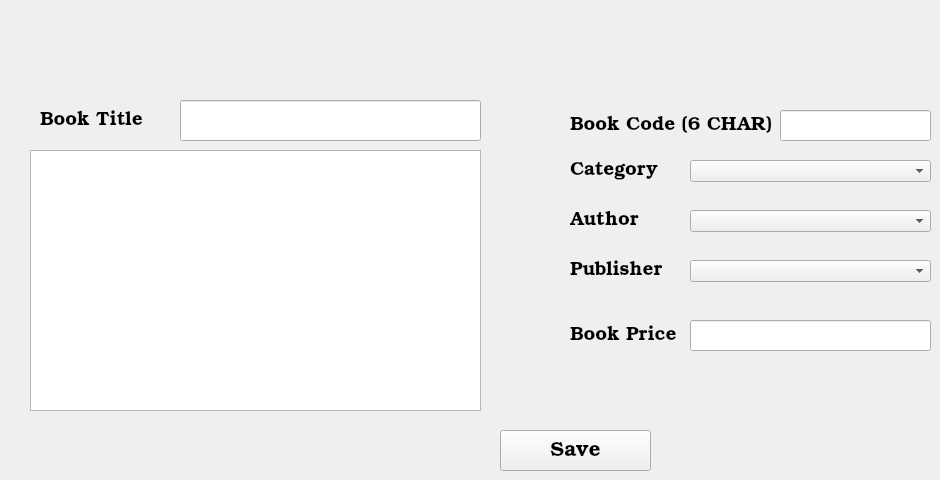
      <widget class="QWidget" name="tab_5">
       <attribute name="title">
        <string>Add Book</string>
       </attribute>
       <widget class="QLineEdit" name="lineEdit_3">
        <property name="geometry">
         <rect>
          <x>180</x>
          <y>100</y>
          <width>301</width>
          <height>41</height>
         </rect>
        </property>
       </widget>
       <widget class="QPushButton" name="pushButton_7">
        <property name="geometry">
         <rect>
          <x>500</x>
          <y>430</y>
          <width>151</width>
          <height>41</height>
         </rect>
        </property>
        <property name="font">
         <font>
          <family>URW Bookman</family>
          <pointsize>16</pointsize>
         </font>
        </property>
        <property name="text">
         <string>Save</string>
        </property>
       </widget>
       <widget class="QLabel" name="label_3">
        <property name="geometry">
         <rect>
          <x>40</x>
          <y>100</y>
          <width>121</width>
          <height>41</height>
         </rect>
        </property>
        <property name="font">
         <font>
          <family>URW Bookman</family>
          <pointsize>14</pointsize>
         </font>
        </property>
        <property name="text">
         <string>Book Title</string>
        </property>
       </widget>
       <widget class="QLineEdit" name="lineEdit_4">
        <property name="geometry">
         <rect>
          <x>780</x>
          <y>110</y>
          <width>151</width>
          <height>31</height>
         </rect>
        </property>
       </widget>
       <widget class="QComboBox" name="comboBox_3">
        <property name="geometry">
         <rect>
          <x>690</x>
          <y>160</y>
          <width>241</width>
          <height>22</height>
         </rect>
        </property>
       </widget>
       <widget class="QComboBox" name="comboBox_4">
        <property name="geometry">
         <rect>
          <x>690</x>
          <y>210</y>
          <width>241</width>
          <height>22</height>
         </rect>
        </property>
       </widget>
       <widget class="QLineEdit" name="lineEdit_5">
        <property name="geometry">
         <rect>
          <x>690</x>
          <y>320</y>
          <width>241</width>
          <height>31</height>
         </rect>
        </property>
       </widget>
       <widget class="QComboBox" name="comboBox_5">
        <property name="geometry">
         <rect>
          <x>690</x>
          <y>260</y>
          <width>241</width>
          <height>22</height>
         </rect>
        </property>
       </widget>
       <widget class="QLabel" name="label_4">
        <property name="geometry">
         <rect>
          <x>570</x>
          <y>110</y>
          <width>201</width>
          <height>31</height>
         </rect>
        </property>
        <property name="font">
         <font>
          <family>URW Bookman</family>
          <pointsize>14</pointsize>
         </font>
        </property>
        <property name="text">
         <string>Book Code (6 CHAR)</string>
        </property>
       </widget>
       <widget class="QLabel" name="label_5">
        <property name="geometry">
         <rect>
          <x>570</x>
          <y>160</y>
          <width>121</width>
          <height>21</height>
         </rect>
        </property>
        <property name="font">
         <font>
          <family>URW Bookman</family>
          <pointsize>14</pointsize>
         </font>
        </property>
        <property name="text">
         <string>Category</string>
        </property>
       </widget>
       <widget class="QLabel" name="label_6">
        <property name="geometry">
         <rect>
          <x>570</x>
          <y>210</y>
          <width>121</width>
          <height>21</height>
         </rect>
        </property>
        <property name="font">
         <font>
          <family>URW Bookman</family>
          <pointsize>14</pointsize>
         </font>
        </property>
        <property name="text">
         <string>Author</string>
        </property>
       </widget>
       <widget class="QLabel" name="label_7">
        <property name="geometry">
         <rect>
          <x>570</x>
          <y>260</y>
          <width>121</width>
          <height>21</height>
         </rect>
        </property>
        <property name="font">
         <font>
          <family>URW Bookman</family>
          <pointsize>14</pointsize>
         </font>
        </property>
        <property name="text">
         <string>Publisher</string>
        </property>
       </widget>
       <widget class="QLabel" name="label_8">
        <property name="geometry">
         <rect>
          <x>570</x>
          <y>320</y>
          <width>121</width>
          <height>31</height>
         </rect>
        </property>
        <property name="font">
         <font>
          <family>URW Bookman</family>
          <pointsize>14</pointsize>
         </font>
        </property>
        <property name="text">
         <string>Book Price</string>
        </property>
       </widget>
       <widget class="QTextEdit" name="textEdit">
        <property name="geometry">
         <rect>
          <x>30</x>
          <y>150</y>
          <width>451</width>
          <height>261</height>
         </rect>
        </property>
       </widget>
      </widget>
